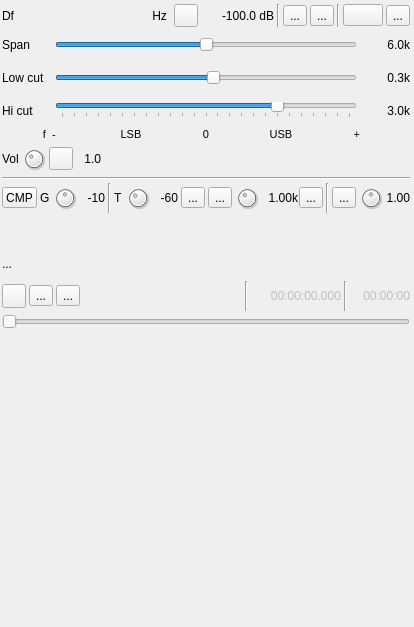
<?xml version="1.0" encoding="UTF-8"?>
<ui version="4.0">
 <class>SSBModGUI</class>
 <widget class="RollupContents" name="SSBModGUI">
  <property name="geometry">
   <rect>
    <x>0</x>
    <y>0</y>
    <width>414</width>
    <height>627</height>
   </rect>
  </property>
  <property name="sizePolicy">
   <sizepolicy hsizetype="Expanding" vsizetype="Expanding">
    <horstretch>0</horstretch>
    <verstretch>0</verstretch>
   </sizepolicy>
  </property>
  <property name="minimumSize">
   <size>
    <width>414</width>
    <height>627</height>
   </size>
  </property>
  <property name="font">
   <font>
    <family>Liberation Sans</family>
    <pointsize>9</pointsize>
   </font>
  </property>
  <property name="windowTitle">
   <string>SSB Modulator</string>
  </property>
  <widget class="QWidget" name="settingsContainer" native="true">
   <property name="geometry">
    <rect>
     <x>0</x>
     <y>0</y>
     <width>412</width>
     <height>331</height>
    </rect>
   </property>
   <property name="minimumSize">
    <size>
     <width>412</width>
     <height>0</height>
    </size>
   </property>
   <property name="windowTitle">
    <string>Settings</string>
   </property>
   <layout class="QVBoxLayout" name="verticalLayout_2">
    <property name="spacing">
     <number>3</number>
    </property>
    <property name="leftMargin">
     <number>2</number>
    </property>
    <property name="topMargin">
     <number>2</number>
    </property>
    <property name="rightMargin">
     <number>2</number>
    </property>
    <property name="bottomMargin">
     <number>2</number>
    </property>
    <item>
     <layout class="QHBoxLayout" name="deltaFreqPowLayout">
      <property name="topMargin">
       <number>2</number>
      </property>
      <item>
       <layout class="QHBoxLayout" name="deltaFrequencyLayout">
        <item>
         <widget class="QLabel" name="deltaFrequencyLabel">
          <property name="minimumSize">
           <size>
            <width>16</width>
            <height>0</height>
           </size>
          </property>
          <property name="text">
           <string>Df</string>
          </property>
         </widget>
        </item>
        <item>
         <widget class="ValueDialZ" name="deltaFrequency" native="true">
          <property name="sizePolicy">
           <sizepolicy hsizetype="Maximum" vsizetype="Maximum">
            <horstretch>0</horstretch>
            <verstretch>0</verstretch>
           </sizepolicy>
          </property>
          <property name="minimumSize">
           <size>
            <width>125</width>
            <height>16</height>
           </size>
          </property>
          <property name="font">
           <font>
            <family>Liberation Mono</family>
            <pointsize>12</pointsize>
           </font>
          </property>
          <property name="cursor">
           <cursorShape>PointingHandCursor</cursorShape>
          </property>
          <property name="focusPolicy">
           <enum>Qt::StrongFocus</enum>
          </property>
          <property name="toolTip">
           <string>Demod shift frequency from center in Hz</string>
          </property>
         </widget>
        </item>
        <item>
         <widget class="QLabel" name="deltaUnits">
          <property name="text">
           <string> Hz </string>
          </property>
         </widget>
        </item>
        <item>
         <widget class="QToolButton" name="linkFrequencyOffset">
          <property name="toolTip">
           <string>Keep frequency offset in sync with other linked SSB modulators and demodulators</string>
          </property>
          <property name="text">
           <string/>
          </property>
          <property name="icon">
           <iconset resource="../../../sdrgui/resources/res.qrc">
            <normaloff>:/link.png</normaloff>:/link.png</iconset>
          </property>
          <property name="checkable">
           <bool>true</bool>
          </property>
         </widget>
        </item>
       </layout>
      </item>
      <item>
       <spacer name="freqPowSpacer">
        <property name="orientation">
         <enum>Qt::Horizontal</enum>
        </property>
        <property name="sizeHint" stdset="0">
         <size>
          <width>40</width>
          <height>20</height>
         </size>
        </property>
       </spacer>
      </item>
      <item>
       <widget class="QLabel" name="channelPower">
        <property name="minimumSize">
         <size>
          <width>60</width>
          <height>0</height>
         </size>
        </property>
        <property name="toolTip">
         <string>Channel power</string>
        </property>
        <property name="layoutDirection">
         <enum>Qt::RightToLeft</enum>
        </property>
        <property name="text">
         <string>-100.0 dB</string>
        </property>
        <property name="alignment">
         <set>Qt::AlignRight|Qt::AlignTrailing|Qt::AlignVCenter</set>
        </property>
       </widget>
      </item>
      <item>
       <widget class="Line" name="audioVLine">
        <property name="orientation">
         <enum>Qt::Vertical</enum>
        </property>
       </widget>
      </item>
      <item>
       <layout class="QHBoxLayout" name="audioOptionsLayout">
        <item>
         <widget class="QToolButton" name="audioBinaural">
          <property name="toolTip">
           <string>Toggle btw Mono and Binaural I/Q audio</string>
          </property>
          <property name="text">
           <string>...</string>
          </property>
          <property name="icon">
           <iconset resource="../../../sdrgui/resources/res.qrc">
            <normaloff>:/mono.png</normaloff>
            <normalon>:/stereo.png</normalon>:/mono.png</iconset>
          </property>
          <property name="checkable">
           <bool>true</bool>
          </property>
         </widget>
        </item>
        <item>
         <widget class="QToolButton" name="audioFlipChannels">
          <property name="toolTip">
           <string>Flip left/right audio channels</string>
          </property>
          <property name="text">
           <string>...</string>
          </property>
          <property name="icon">
           <iconset resource="../../../sdrgui/resources/res.qrc">
            <normaloff>:/flip_lr.png</normaloff>
            <normalon>:/flip_rl.png</normalon>:/flip_lr.png</iconset>
          </property>
          <property name="checkable">
           <bool>true</bool>
          </property>
         </widget>
        </item>
        <item>
         <widget class="Line" name="line_2">
          <property name="orientation">
           <enum>Qt::Vertical</enum>
          </property>
         </widget>
        </item>
        <item>
         <widget class="QPushButton" name="flipSidebands">
          <property name="toolTip">
           <string>Flip sidebands in SSB mode (LSB-&gt;USB or USB-&gt;LSB)</string>
          </property>
          <property name="text">
           <string/>
          </property>
          <property name="icon">
           <iconset resource="../../../sdrgui/resources/res.qrc">
            <normaloff>:/flip_sidebands.png</normaloff>:/flip_sidebands.png</iconset>
          </property>
         </widget>
        </item>
        <item>
         <widget class="QToolButton" name="dsb">
          <property name="toolTip">
           <string>DSB/SSB toggle</string>
          </property>
          <property name="text">
           <string>...</string>
          </property>
          <property name="icon">
           <iconset resource="../../../sdrgui/resources/res.qrc">
            <normaloff>:/usb.png</normaloff>
            <normalon>:/dsb.png</normalon>:/usb.png</iconset>
          </property>
          <property name="checkable">
           <bool>true</bool>
          </property>
         </widget>
        </item>
       </layout>
      </item>
     </layout>
    </item>
    <item>
     <layout class="QHBoxLayout" name="spanLayout">
      <item>
       <widget class="QLabel" name="spanLabel">
        <property name="minimumSize">
         <size>
          <width>50</width>
          <height>0</height>
         </size>
        </property>
        <property name="maximumSize">
         <size>
          <width>50</width>
          <height>16777215</height>
         </size>
        </property>
        <property name="text">
         <string>Span</string>
        </property>
       </widget>
      </item>
      <item>
       <widget class="QSlider" name="spanLog2">
        <property name="toolTip">
         <string>Spectrum display  frequency span</string>
        </property>
        <property name="minimum">
         <number>0</number>
        </property>
        <property name="maximum">
         <number>4</number>
        </property>
        <property name="pageStep">
         <number>1</number>
        </property>
        <property name="value">
         <number>2</number>
        </property>
        <property name="sliderPosition">
         <number>2</number>
        </property>
        <property name="orientation">
         <enum>Qt::Horizontal</enum>
        </property>
        <property name="invertedAppearance">
         <bool>false</bool>
        </property>
        <property name="invertedControls">
         <bool>false</bool>
        </property>
       </widget>
      </item>
      <item>
       <widget class="QLabel" name="spanText">
        <property name="minimumSize">
         <size>
          <width>50</width>
          <height>0</height>
         </size>
        </property>
        <property name="maximumSize">
         <size>
          <width>50</width>
          <height>16777215</height>
         </size>
        </property>
        <property name="text">
         <string>6.0k</string>
        </property>
        <property name="alignment">
         <set>Qt::AlignRight|Qt::AlignTrailing|Qt::AlignVCenter</set>
        </property>
       </widget>
      </item>
     </layout>
    </item>
    <item>
     <layout class="QHBoxLayout" name="lowCutLayout">
      <item>
       <widget class="QLabel" name="lowCutLabel">
        <property name="minimumSize">
         <size>
          <width>50</width>
          <height>0</height>
         </size>
        </property>
        <property name="maximumSize">
         <size>
          <width>50</width>
          <height>16777215</height>
         </size>
        </property>
        <property name="text">
         <string>Low cut</string>
        </property>
       </widget>
      </item>
      <item>
       <widget class="TickedSlider" name="lowCut">
        <property name="maximumSize">
         <size>
          <width>16777215</width>
          <height>16</height>
         </size>
        </property>
        <property name="toolTip">
         <string>Highpass filter cutoff frequency (SSB)</string>
        </property>
        <property name="minimum">
         <number>-60</number>
        </property>
        <property name="maximum">
         <number>60</number>
        </property>
        <property name="pageStep">
         <number>1</number>
        </property>
        <property name="value">
         <number>3</number>
        </property>
        <property name="orientation">
         <enum>Qt::Horizontal</enum>
        </property>
        <property name="tickPosition">
         <enum>QSlider::NoTicks</enum>
        </property>
        <property name="tickInterval">
         <number>5</number>
        </property>
       </widget>
      </item>
      <item>
       <widget class="QLabel" name="lowCutText">
        <property name="minimumSize">
         <size>
          <width>50</width>
          <height>0</height>
         </size>
        </property>
        <property name="maximumSize">
         <size>
          <width>50</width>
          <height>16777215</height>
         </size>
        </property>
        <property name="text">
         <string>0.3k</string>
        </property>
        <property name="alignment">
         <set>Qt::AlignRight|Qt::AlignTrailing|Qt::AlignVCenter</set>
        </property>
       </widget>
      </item>
     </layout>
    </item>
    <item>
     <layout class="QHBoxLayout" name="bqndwidthLayout">
      <item>
       <widget class="QLabel" name="BWLabel">
        <property name="minimumSize">
         <size>
          <width>50</width>
          <height>0</height>
         </size>
        </property>
        <property name="maximumSize">
         <size>
          <width>50</width>
          <height>16777215</height>
         </size>
        </property>
        <property name="text">
         <string>Hi cut</string>
        </property>
       </widget>
      </item>
      <item>
       <widget class="TickedSlider" name="BW">
        <property name="maximumSize">
         <size>
          <width>16777215</width>
          <height>16</height>
         </size>
        </property>
        <property name="toolTip">
         <string>Lowpass filter cutoff frequency</string>
        </property>
        <property name="minimum">
         <number>-60</number>
        </property>
        <property name="maximum">
         <number>60</number>
        </property>
        <property name="pageStep">
         <number>1</number>
        </property>
        <property name="value">
         <number>30</number>
        </property>
        <property name="orientation">
         <enum>Qt::Horizontal</enum>
        </property>
        <property name="tickPosition">
         <enum>QSlider::TicksBelow</enum>
        </property>
        <property name="tickInterval">
         <number>5</number>
        </property>
       </widget>
      </item>
      <item>
       <widget class="QLabel" name="BWText">
        <property name="minimumSize">
         <size>
          <width>50</width>
          <height>0</height>
         </size>
        </property>
        <property name="maximumSize">
         <size>
          <width>50</width>
          <height>16777215</height>
         </size>
        </property>
        <property name="text">
         <string>3.0k</string>
        </property>
        <property name="alignment">
         <set>Qt::AlignRight|Qt::AlignTrailing|Qt::AlignVCenter</set>
        </property>
       </widget>
      </item>
     </layout>
    </item>
    <item>
     <layout class="QHBoxLayout" name="scaleLayout">
      <property name="spacing">
       <number>0</number>
      </property>
      <item>
       <widget class="QLabel" name="scalePadLeft">
        <property name="minimumSize">
         <size>
          <width>50</width>
          <height>0</height>
         </size>
        </property>
        <property name="maximumSize">
         <size>
          <width>50</width>
          <height>10</height>
         </size>
        </property>
        <property name="font">
         <font>
          <family>Liberation Sans</family>
          <pointsize>8</pointsize>
         </font>
        </property>
        <property name="text">
         <string>f  </string>
        </property>
        <property name="alignment">
         <set>Qt::AlignRight|Qt::AlignTrailing|Qt::AlignVCenter</set>
        </property>
       </widget>
      </item>
      <item>
       <widget class="QLabel" name="scaleMinus">
        <property name="maximumSize">
         <size>
          <width>10</width>
          <height>10</height>
         </size>
        </property>
        <property name="font">
         <font>
          <family>Liberation Sans</family>
          <pointsize>8</pointsize>
         </font>
        </property>
        <property name="text">
         <string>-</string>
        </property>
       </widget>
      </item>
      <item>
       <widget class="QLabel" name="lsbLabel">
        <property name="font">
         <font>
          <family>Liberation Sans</family>
          <pointsize>8</pointsize>
         </font>
        </property>
        <property name="text">
         <string>LSB</string>
        </property>
        <property name="alignment">
         <set>Qt::AlignCenter</set>
        </property>
       </widget>
      </item>
      <item>
       <widget class="QLabel" name="scaleCenter">
        <property name="maximumSize">
         <size>
          <width>12</width>
          <height>10</height>
         </size>
        </property>
        <property name="font">
         <font>
          <family>Liberation Sans</family>
          <pointsize>8</pointsize>
         </font>
        </property>
        <property name="text">
         <string>0</string>
        </property>
        <property name="alignment">
         <set>Qt::AlignCenter</set>
        </property>
       </widget>
      </item>
      <item>
       <widget class="QLabel" name="usbLabel">
        <property name="font">
         <font>
          <family>Liberation Sans</family>
          <pointsize>8</pointsize>
         </font>
        </property>
        <property name="text">
         <string>USB</string>
        </property>
        <property name="alignment">
         <set>Qt::AlignCenter</set>
        </property>
       </widget>
      </item>
      <item>
       <widget class="QLabel" name="scalePlus">
        <property name="maximumSize">
         <size>
          <width>10</width>
          <height>10</height>
         </size>
        </property>
        <property name="font">
         <font>
          <family>Liberation Sans</family>
          <pointsize>8</pointsize>
         </font>
        </property>
        <property name="text">
         <string>+</string>
        </property>
        <property name="alignment">
         <set>Qt::AlignRight|Qt::AlignTrailing|Qt::AlignVCenter</set>
        </property>
       </widget>
      </item>
      <item>
       <widget class="QLabel" name="scalePadRight">
        <property name="minimumSize">
         <size>
          <width>50</width>
          <height>0</height>
         </size>
        </property>
        <property name="maximumSize">
         <size>
          <width>50</width>
          <height>10</height>
         </size>
        </property>
        <property name="text">
         <string/>
        </property>
       </widget>
      </item>
     </layout>
    </item>
    <item>
     <layout class="QHBoxLayout" name="volumeLayout">
      <item>
       <widget class="QLabel" name="volLabel">
        <property name="text">
         <string>Vol</string>
        </property>
       </widget>
      </item>
      <item>
       <widget class="QDial" name="volume">
        <property name="maximumSize">
         <size>
          <width>24</width>
          <height>24</height>
         </size>
        </property>
        <property name="toolTip">
         <string>Audio input gain</string>
        </property>
        <property name="maximum">
         <number>30</number>
        </property>
        <property name="pageStep">
         <number>1</number>
        </property>
        <property name="value">
         <number>10</number>
        </property>
       </widget>
      </item>
      <item>
       <widget class="QToolButton" name="audioMute">
        <property name="toolTip">
         <string>Mute/Unmute audio</string>
        </property>
        <property name="text">
         <string/>
        </property>
        <property name="icon">
         <iconset resource="../../../sdrgui/resources/res.qrc">
          <normaloff>:/sound_on.png</normaloff>
          <normalon>:/sound_off.png</normalon>:/sound_on.png</iconset>
        </property>
        <property name="checkable">
         <bool>true</bool>
        </property>
       </widget>
      </item>
      <item>
       <widget class="QLabel" name="volumeText">
        <property name="minimumSize">
         <size>
          <width>25</width>
          <height>0</height>
         </size>
        </property>
        <property name="toolTip">
         <string>Audio input gain value</string>
        </property>
        <property name="text">
         <string>1.0</string>
        </property>
        <property name="alignment">
         <set>Qt::AlignRight|Qt::AlignTrailing|Qt::AlignVCenter</set>
        </property>
       </widget>
      </item>
      <item>
       <widget class="LevelMeterVU" name="volumeMeter" native="true">
        <property name="sizePolicy">
         <sizepolicy hsizetype="Expanding" vsizetype="Preferred">
          <horstretch>0</horstretch>
          <verstretch>0</verstretch>
         </sizepolicy>
        </property>
        <property name="font">
         <font>
          <family>Liberation Mono</family>
          <pointsize>8</pointsize>
         </font>
        </property>
        <property name="toolTip">
         <string>Level (% full range) top trace: average, bottom trace: instantaneous peak, tip: peak hold</string>
        </property>
       </widget>
      </item>
     </layout>
    </item>
    <item>
     <widget class="Line" name="line">
      <property name="orientation">
       <enum>Qt::Horizontal</enum>
      </property>
     </widget>
    </item>
    <item>
     <layout class="QHBoxLayout" name="inputSelectLayout">
      <item>
       <widget class="ButtonSwitch" name="agc">
        <property name="toolTip">
         <string>Toggle audio compressor</string>
        </property>
        <property name="text">
         <string>CMP</string>
        </property>
        <property name="checkable">
         <bool>true</bool>
        </property>
       </widget>
      </item>
      <item>
       <widget class="QLabel" name="cmpPreGainLabel">
        <property name="text">
         <string>G</string>
        </property>
       </widget>
      </item>
      <item>
       <widget class="QDial" name="cmpPreGain">
        <property name="maximumSize">
         <size>
          <width>24</width>
          <height>24</height>
         </size>
        </property>
        <property name="toolTip">
         <string>Compressor input gain (dB)</string>
        </property>
        <property name="minimum">
         <number>-20</number>
        </property>
        <property name="maximum">
         <number>20</number>
        </property>
        <property name="pageStep">
         <number>1</number>
        </property>
        <property name="value">
         <number>0</number>
        </property>
       </widget>
      </item>
      <item>
       <widget class="QLabel" name="cmpPreGainText">
        <property name="minimumSize">
         <size>
          <width>25</width>
          <height>0</height>
         </size>
        </property>
        <property name="toolTip">
         <string>Audio input gain value</string>
        </property>
        <property name="text">
         <string>-10</string>
        </property>
        <property name="alignment">
         <set>Qt::AlignRight|Qt::AlignTrailing|Qt::AlignVCenter</set>
        </property>
       </widget>
      </item>
      <item>
       <widget class="Line" name="line_4">
        <property name="orientation">
         <enum>Qt::Vertical</enum>
        </property>
       </widget>
      </item>
      <item>
       <widget class="QLabel" name="cmpThresholdLabel">
        <property name="text">
         <string>T</string>
        </property>
       </widget>
      </item>
      <item>
       <widget class="QDial" name="cmpThreshold">
        <property name="maximumSize">
         <size>
          <width>24</width>
          <height>24</height>
         </size>
        </property>
        <property name="toolTip">
         <string>Compressor threshold (dB)</string>
        </property>
        <property name="minimum">
         <number>-80</number>
        </property>
        <property name="maximum">
         <number>-20</number>
        </property>
        <property name="pageStep">
         <number>1</number>
        </property>
        <property name="value">
         <number>-60</number>
        </property>
       </widget>
      </item>
      <item>
       <widget class="QLabel" name="cmpThresholdText">
        <property name="minimumSize">
         <size>
          <width>25</width>
          <height>0</height>
         </size>
        </property>
        <property name="toolTip">
         <string>Audio input gain value</string>
        </property>
        <property name="text">
         <string>-60</string>
        </property>
        <property name="alignment">
         <set>Qt::AlignRight|Qt::AlignTrailing|Qt::AlignVCenter</set>
        </property>
       </widget>
      </item>
      <item>
       <widget class="ButtonSwitch" name="tone">
        <property name="toolTip">
         <string>Tone modulation (1 kHz)</string>
        </property>
        <property name="text">
         <string>...</string>
        </property>
        <property name="icon">
         <iconset resource="../../../sdrgui/resources/res.qrc">
          <normaloff>:/carrier.png</normaloff>:/carrier.png</iconset>
        </property>
       </widget>
      </item>
      <item>
       <widget class="ButtonSwitch" name="morseKeyer">
        <property name="toolTip">
         <string>Morse keyer at tone frequency</string>
        </property>
        <property name="text">
         <string>...</string>
        </property>
        <property name="icon">
         <iconset resource="../../../sdrgui/resources/res.qrc">
          <normaloff>:/morsekey.png</normaloff>:/morsekey.png</iconset>
        </property>
       </widget>
      </item>
      <item>
       <widget class="QDial" name="toneFrequency">
        <property name="maximumSize">
         <size>
          <width>24</width>
          <height>24</height>
         </size>
        </property>
        <property name="toolTip">
         <string>Tone frequency</string>
        </property>
        <property name="minimum">
         <number>10</number>
        </property>
        <property name="maximum">
         <number>250</number>
        </property>
        <property name="pageStep">
         <number>1</number>
        </property>
        <property name="value">
         <number>100</number>
        </property>
       </widget>
      </item>
      <item>
       <widget class="QLabel" name="toneFrequencyText">
        <property name="minimumSize">
         <size>
          <width>36</width>
          <height>0</height>
         </size>
        </property>
        <property name="toolTip">
         <string>Tone frequency (kHz)</string>
        </property>
        <property name="text">
         <string>1.00k</string>
        </property>
        <property name="alignment">
         <set>Qt::AlignRight|Qt::AlignTrailing|Qt::AlignVCenter</set>
        </property>
       </widget>
      </item>
      <item>
       <widget class="ButtonSwitch" name="mic">
        <property name="toolTip">
         <string>Audio input</string>
        </property>
        <property name="text">
         <string>...</string>
        </property>
        <property name="icon">
         <iconset resource="../../../sdrgui/resources/res.qrc">
          <normaloff>:/microphone.png</normaloff>:/microphone.png</iconset>
        </property>
        <property name="checkable">
         <bool>true</bool>
        </property>
       </widget>
      </item>
      <item>
       <widget class="Line" name="line_3">
        <property name="orientation">
         <enum>Qt::Vertical</enum>
        </property>
       </widget>
      </item>
      <item>
       <widget class="QToolButton" name="feedbackEnable">
        <property name="toolTip">
         <string>Left: enable / disable audio feedback - Right: select audio output device</string>
        </property>
        <property name="text">
         <string>...</string>
        </property>
        <property name="icon">
         <iconset resource="../../../sdrgui/resources/res.qrc">
          <normaloff>:/sound_off.png</normaloff>
          <normalon>:/sound_on.png</normalon>:/sound_off.png</iconset>
        </property>
        <property name="checkable">
         <bool>true</bool>
        </property>
       </widget>
      </item>
      <item>
       <widget class="QDial" name="feedbackVolume">
        <property name="maximumSize">
         <size>
          <width>24</width>
          <height>24</height>
         </size>
        </property>
        <property name="toolTip">
         <string>Audio feedback volume</string>
        </property>
        <property name="minimum">
         <number>0</number>
        </property>
        <property name="maximum">
         <number>100</number>
        </property>
        <property name="pageStep">
         <number>1</number>
        </property>
        <property name="value">
         <number>50</number>
        </property>
       </widget>
      </item>
      <item>
       <widget class="QLabel" name="feedbackVolumeText">
        <property name="maximumSize">
         <size>
          <width>30</width>
          <height>16777215</height>
         </size>
        </property>
        <property name="toolTip">
         <string>Audio feedback volume</string>
        </property>
        <property name="text">
         <string>1.00</string>
        </property>
        <property name="alignment">
         <set>Qt::AlignRight|Qt::AlignTrailing|Qt::AlignVCenter</set>
        </property>
       </widget>
      </item>
      <item>
       <spacer name="horizontalSpacer_3">
        <property name="orientation">
         <enum>Qt::Horizontal</enum>
        </property>
        <property name="sizeHint" stdset="0">
         <size>
          <width>40</width>
          <height>20</height>
         </size>
        </property>
       </spacer>
      </item>
     </layout>
    </item>
    <item>
     <layout class="QHBoxLayout" name="cwKeyerLayout">
      <item>
       <widget class="CWKeyerGUI" name="cwKeyerGUI" native="true"/>
      </item>
     </layout>
    </item>
    <item>
     <layout class="QHBoxLayout" name="fileNameLayout">
      <item>
       <widget class="QLabel" name="recordFileText">
        <property name="text">
         <string>...</string>
        </property>
       </widget>
      </item>
     </layout>
    </item>
    <item>
     <layout class="QHBoxLayout" name="playControllLayout">
      <item>
       <widget class="QPushButton" name="showFileDialog">
        <property name="minimumSize">
         <size>
          <width>24</width>
          <height>24</height>
         </size>
        </property>
        <property name="maximumSize">
         <size>
          <width>24</width>
          <height>24</height>
         </size>
        </property>
        <property name="toolTip">
         <string>Open record file (48 kHz 32 bit float LE mono)</string>
        </property>
        <property name="text">
         <string/>
        </property>
        <property name="icon">
         <iconset resource="../../../sdrgui/resources/res.qrc">
          <normaloff>:/preset-load.png</normaloff>:/preset-load.png</iconset>
        </property>
       </widget>
      </item>
      <item>
       <widget class="ButtonSwitch" name="playLoop">
        <property name="toolTip">
         <string>Play file in a loop</string>
        </property>
        <property name="text">
         <string>...</string>
        </property>
        <property name="icon">
         <iconset resource="../../../sdrgui/resources/res.qrc">
          <normaloff>:/playloop.png</normaloff>:/playloop.png</iconset>
        </property>
        <property name="checkable">
         <bool>true</bool>
        </property>
       </widget>
      </item>
      <item>
       <widget class="ButtonSwitch" name="play">
        <property name="toolTip">
         <string>Record file play/pause</string>
        </property>
        <property name="text">
         <string>...</string>
        </property>
        <property name="icon">
         <iconset resource="../../../sdrgui/resources/res.qrc">
          <normaloff>:/play.png</normaloff>
          <normalon>:/pause.png</normalon>
          <disabledoff>:/play.png</disabledoff>
          <disabledon>:/play.png</disabledon>:/play.png</iconset>
        </property>
       </widget>
      </item>
      <item>
       <spacer name="horizontalSpacer_2">
        <property name="orientation">
         <enum>Qt::Horizontal</enum>
        </property>
        <property name="sizeHint" stdset="0">
         <size>
          <width>40</width>
          <height>20</height>
         </size>
        </property>
       </spacer>
      </item>
      <item>
       <widget class="Line" name="linePlay1">
        <property name="orientation">
         <enum>Qt::Vertical</enum>
        </property>
       </widget>
      </item>
      <item>
       <widget class="QLabel" name="relTimeText">
        <property name="enabled">
         <bool>false</bool>
        </property>
        <property name="minimumSize">
         <size>
          <width>90</width>
          <height>0</height>
         </size>
        </property>
        <property name="toolTip">
         <string>Record time from start</string>
        </property>
        <property name="text">
         <string>00:00:00.000</string>
        </property>
        <property name="alignment">
         <set>Qt::AlignRight|Qt::AlignTrailing|Qt::AlignVCenter</set>
        </property>
       </widget>
      </item>
      <item>
       <widget class="Line" name="linePlay2">
        <property name="orientation">
         <enum>Qt::Vertical</enum>
        </property>
       </widget>
      </item>
      <item>
       <widget class="QLabel" name="recordLengthText">
        <property name="enabled">
         <bool>false</bool>
        </property>
        <property name="minimumSize">
         <size>
          <width>60</width>
          <height>0</height>
         </size>
        </property>
        <property name="toolTip">
         <string>Total record time</string>
        </property>
        <property name="text">
         <string>00:00:00</string>
        </property>
        <property name="alignment">
         <set>Qt::AlignRight|Qt::AlignTrailing|Qt::AlignVCenter</set>
        </property>
       </widget>
      </item>
     </layout>
    </item>
    <item>
     <layout class="QHBoxLayout" name="horizontalLayout_nav">
      <item>
       <widget class="QSlider" name="navTimeSlider">
        <property name="toolTip">
         <string>Record file time navigator</string>
        </property>
        <property name="maximum">
         <number>100</number>
        </property>
        <property name="pageStep">
         <number>1</number>
        </property>
        <property name="orientation">
         <enum>Qt::Horizontal</enum>
        </property>
       </widget>
      </item>
     </layout>
    </item>
   </layout>
  </widget>
  <widget class="QWidget" name="spectrumContainer" native="true">
   <property name="geometry">
    <rect>
     <x>0</x>
     <y>340</y>
     <width>430</width>
     <height>284</height>
    </rect>
   </property>
   <property name="sizePolicy">
    <sizepolicy hsizetype="Expanding" vsizetype="Expanding">
     <horstretch>0</horstretch>
     <verstretch>0</verstretch>
    </sizepolicy>
   </property>
   <property name="windowTitle">
    <string>Channel Spectrum</string>
   </property>
   <layout class="QVBoxLayout" name="verticalLayout">
    <property name="spacing">
     <number>2</number>
    </property>
    <property name="leftMargin">
     <number>3</number>
    </property>
    <property name="topMargin">
     <number>3</number>
    </property>
    <property name="rightMargin">
     <number>3</number>
    </property>
    <property name="bottomMargin">
     <number>3</number>
    </property>
    <item>
     <widget class="GLSpectrum" name="glSpectrum" native="true">
      <property name="sizePolicy">
       <sizepolicy hsizetype="Expanding" vsizetype="Expanding">
        <horstretch>0</horstretch>
        <verstretch>0</verstretch>
       </sizepolicy>
      </property>
      <property name="minimumSize">
       <size>
        <width>200</width>
        <height>250</height>
       </size>
      </property>
      <property name="font">
       <font>
        <family>Liberation Mono</family>
        <pointsize>8</pointsize>
       </font>
      </property>
     </widget>
    </item>
    <item>
     <widget class="GLSpectrumGUI" name="spectrumGUI" native="true"/>
    </item>
   </layout>
  </widget>
 </widget>
 <customwidgets>
  <customwidget>
   <class>ButtonSwitch</class>
   <extends>QToolButton</extends>
   <header>gui/buttonswitch.h</header>
  </customwidget>
  <customwidget>
   <class>RollupContents</class>
   <extends>QWidget</extends>
   <header>gui/rollupcontents.h</header>
   <container>1</container>
  </customwidget>
  <customwidget>
   <class>ValueDialZ</class>
   <extends>QWidget</extends>
   <header>gui/valuedialz.h</header>
   <container>1</container>
  </customwidget>
  <customwidget>
   <class>GLSpectrum</class>
   <extends>QWidget</extends>
   <header>gui/glspectrum.h</header>
   <container>1</container>
  </customwidget>
  <customwidget>
   <class>GLSpectrumGUI</class>
   <extends>QWidget</extends>
   <header>gui/glspectrumgui.h</header>
   <container>1</container>
  </customwidget>
  <customwidget>
   <class>LevelMeterVU</class>
   <extends>QWidget</extends>
   <header>gui/levelmeter.h</header>
   <container>1</container>
  </customwidget>
  <customwidget>
   <class>CWKeyerGUI</class>
   <extends>QWidget</extends>
   <header>gui/cwkeyergui.h</header>
   <container>1</container>
  </customwidget>
  <customwidget>
   <class>TickedSlider</class>
   <extends>QSlider</extends>
   <header>gui/tickedslider.h</header>
  </customwidget>
 </customwidgets>
 <resources>
  <include location="../../../sdrgui/resources/res.qrc"/>
 </resources>
 <connections/>
</ui>
